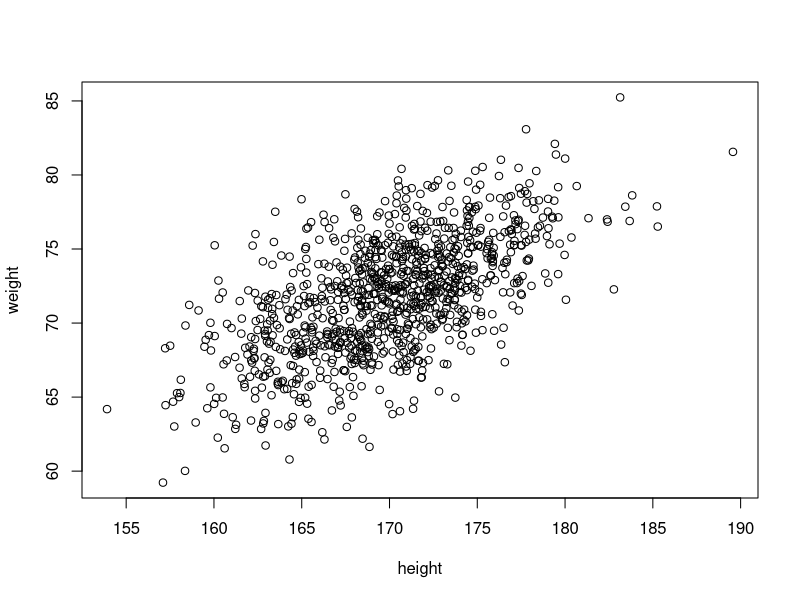

Here is the R script that generated this plot:
library(expm) # for matrix square root
N<-1000
Mu = c(170, 72)
Sigma = matrix(c(25, 12, 12, 16), ncol = 2)
Z = matrix(rnorm(N*2),nrow=2)
X = Mu + sqrtm(Sigma) %*% Z
plot(X[1,], X[2,],
     xlab = "height", ylab = "weight")
